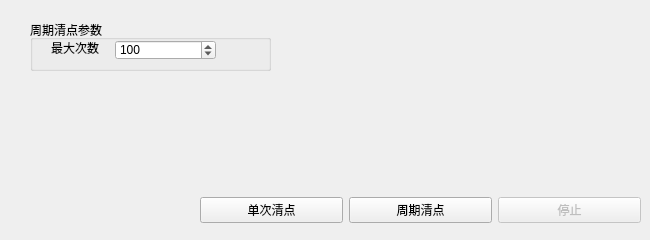
        <widget class="QWidget" name="page_8">
         <widget class="QGroupBox" name="groupBox_9">
          <property name="enabled">
           <bool>true</bool>
          </property>
          <property name="geometry">
           <rect>
            <x>30</x>
            <y>20</y>
            <width>241</width>
            <height>51</height>
           </rect>
          </property>
          <property name="title">
           <string>周期清点参数</string>
          </property>
          <property name="checkable">
           <bool>false</bool>
          </property>
          <property name="checked">
           <bool>false</bool>
          </property>
          <widget class="QLabel" name="label_25">
           <property name="geometry">
            <rect>
             <x>21</x>
             <y>20</y>
             <width>48</width>
             <height>16</height>
            </rect>
           </property>
           <property name="text">
            <string>最大次数</string>
           </property>
          </widget>
          <widget class="QSpinBox" name="gbCycleNum">
           <property name="geometry">
            <rect>
             <x>85</x>
             <y>20</y>
             <width>101</width>
             <height>20</height>
            </rect>
           </property>
           <property name="maximum">
            <number>1000000</number>
           </property>
           <property name="value">
            <number>100</number>
           </property>
          </widget>
         </widget>
         <widget class="QWidget" name="layoutWidget">
          <property name="geometry">
           <rect>
            <x>200</x>
            <y>190</y>
            <width>441</width>
            <height>41</height>
           </rect>
          </property>
          <layout class="QHBoxLayout" name="horizontalLayout_7">
           <item>
            <widget class="QPushButton" name="inventOnceButton">
             <property name="text">
              <string>单次清点</string>
             </property>
            </widget>
           </item>
           <item>
            <widget class="QPushButton" name="inventCycleButton">
             <property name="text">
              <string>周期清点</string>
             </property>
            </widget>
           </item>
           <item>
            <widget class="QPushButton" name="inventStopButton">
             <property name="enabled">
              <bool>false</bool>
             </property>
             <property name="text">
              <string>停止</string>
             </property>
            </widget>
           </item>
          </layout>
         </widget>
        </widget>
